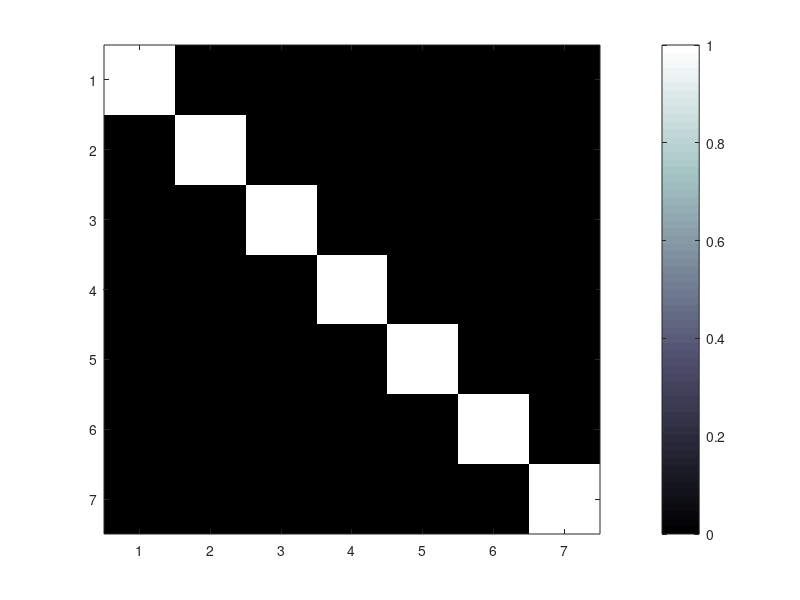

Write the MATLAB code that produced this figure.
clear all
close all

a = sqrt(2);
G = [1 0 0 1 0 0 1 0 0;
     0 1 0 0 1 0 0 1 0;
     0 0 1 0 0 1 0 0 1;
     1 1 1 0 0 0 0 0 0;
     0 0 0 1 1 1 0 0 0;
     0 0 0 0 0 0 1 1 1;
     a 0 0 0 a 0 0 0 a;
     0 0 0 0 0 0 0 0 a];
 
 [U,S,V] = svd(G);
 
 
 diag(S)
 rank(G)
 V0 = [V(:,8), V(:,9)]
 
 diag(S)
 
 Vp = V(1:7,:)
 R  = Vp*Vp';
 
 
 imagesc(R)
 colormap('bone')
 colorbar()